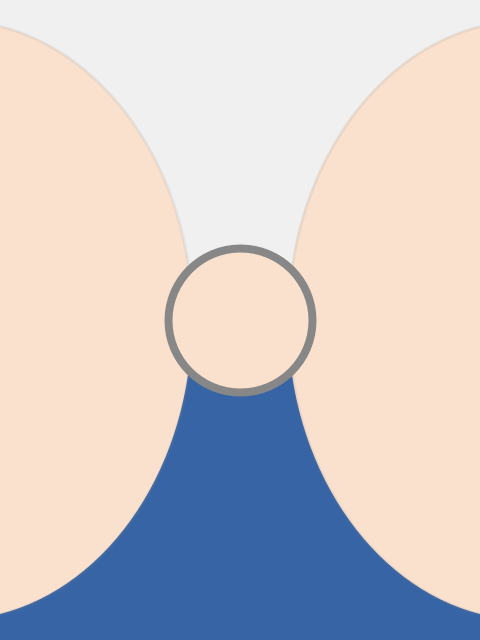
Frame 1 (no input)
Frame 2 (the mouse pressed at the canvas centre, redrawn once): identical to frame 1, image omitted

The Processing sketch that drew this single still picture (run headless with seeded random() and noise(); the mouse was pressed at the canvas centre and the sketch redrawn once):

// Processing sketch: pretty_woman
// ── pretty_woman.pde
// Manuale di Programmazione Cinematografica
// Daniele Olmisani, 2016

// Pretty Woman


final color INK1 = color(240);
final color INK2 = color(55, 100, 165);
final color INK3 = color(250, 225, 205);
final color INK4 = color(135);


void setup() {
  size(480, 640);
  noLoop();
}


void draw() {
  
  translate(width/2.0, height/2.0);
  
  noStroke();
  
  fill(INK1);
  rect(-width/2.0, -height/2.0, width, height/2.0);
  
  fill(INK2);
  rect(-width/2.0, 0, width, height/2.0);
  
  fill(INK3);
  stroke(0x22FFFFFF & INK4);
  strokeWeight(3.0);
  ellipse(-0.6*width, 0, 1.0*width,  1.25*width);
  ellipse( 0.6*width, 0, 1.0*width,  1.25*width);
  
  stroke(INK4);
  strokeWeight(8.0);
  ellipse(0, 0, 0.3*width,  0.3*width);
  
  save("pretty-woman.png");
}
